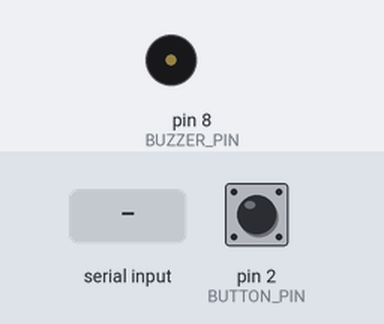
Bench run of a sketch on a simulated Arduino Uno, built with avr-gcc and run on an emulated ATmega328P. On the bench: buzzer (waves = sounding). The test bench sets the inputs (shaded band); at power-on: pin 2 (BUTTON_PIN) HIGH.

Above: at 1.2 s.
1.3 s: "A1\n" received over Serial
At 1.7 s:
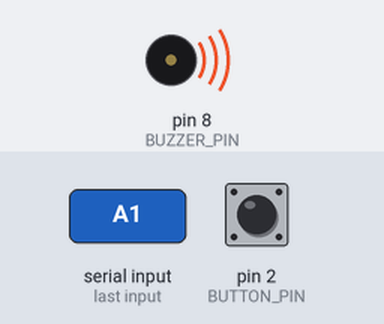
7.3 s: "A0\n" received over Serial
Timing chart, 0 to 10.3 s (numbered marks = the images above; inputs shaded):
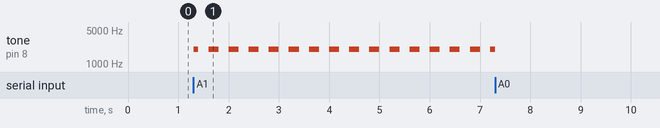

The sketch:

cancel_button.ino
```cpp
const int BUTTON_PIN = 2;
const int BUZZER_PIN = 8;
const unsigned long DEBOUNCE_MS = 50;
const unsigned long BEEP_MS = 200;

bool alarmOn = false;
bool lastPressed = false;
unsigned long lastChange = 0;
String incoming = "";

void setup() {
  pinMode(BUTTON_PIN, INPUT_PULLUP);
  pinMode(BUZZER_PIN, OUTPUT);
  Serial.begin(9600);
}

void loop() {
  bool pressed = digitalRead(BUTTON_PIN) == LOW;
  if (pressed != lastPressed && millis() - lastChange > DEBOUNCE_MS) {
    lastChange = millis();
    lastPressed = pressed;
    if (pressed) Serial.println("CANCEL");
  }

  while (Serial.available()) {
    char c = Serial.read();
    if (c == '\n') {
      incoming.trim();
      if (incoming == "A1") alarmOn = true;
      if (incoming == "A0") alarmOn = false;
      incoming = "";
    } else {
      incoming += c;
    }
  }

  if (alarmOn && (millis() / BEEP_MS) % 2 == 0) {
    tone(BUZZER_PIN, 2000);
  } else {
    noTone(BUZZER_PIN);
  }
}
```

Measured:
- after the input at 1.3 s, tone on pin 8 (BUZZER_PIN): silent → 2000 Hz at once, then repeats every 0.40 s: silent 0.20 s, 2000 Hz 0.20 s
